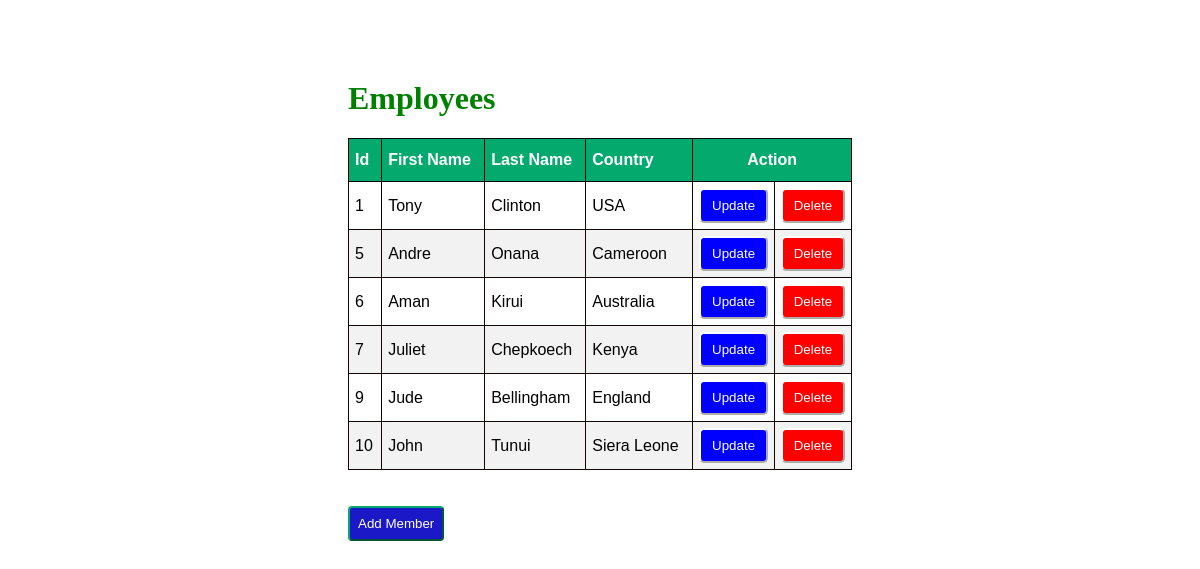
The page / on the database its author committed.
### FinalProject/models.py (models this page shows)
class Member(models.Model):
    first_name = models.CharField(max_length=50)
    last_name = models.CharField(max_length=50)
    country = models.CharField(max_length=50)

### FinalProject/views.py (the view)
# urls.py: path('', views.index, name='index'),
def index(request):
    mem=Member.objects.all()
    return render(request, 'index.html', {'mem':mem})

### templates/index.html (shortened to what this page needs)
<!DOCTYPE html>
<html lang="en">
<head>
</head>
{% load static %}
<link rel="stylesheet" href="{% static 'style.css' %}">
<body>
    <div class="container">
        <h1>Employees</h1>
        <table id="customers" border="1">
            <thead>
                <th>Id</th>
                <th>First Name</th>
                <th>Last Name</th>
                <th>Country</th>
                <th colspan="2" id="mid">Action</th>
            </thead>
            {% for x in mem %}
            <tr>
                <td>{{ x.id }}</td>
                <td>{{ x.first_name }}</td>
                <td>{{ x.last_name }}</td>
                <td>{{ x.country }}</td>
                <td>
                    <a href="update/{{ x.id }}"><button id="up">Update</button></a>
                </td>
                <td>
                    <a href="delete/{{ x.id }}"><button id="del">Delete</button></a>
                </td>
            </tr>
            {% endfor %}
        </table>
        <br><br>
        <a href="{% url 'add' %}"><button id="new3">Add Member</button></a>
    </div>
</body>
</html>

### static/style.css (style rules this page uses)
.container { margin: 80px 240px 60px 240px; padding: 0px 100px 100px 100px; }
#customers { font-family: Arial, Helvetica, sans-serif; border-collapse: collapse; width: 100%; }
#customers td, #customers th { border: 1px solid rgb(17, 4, 4); padding: 6px; }
#customers tr:nth-child(even) { background-color: #f2f2f2; }
#customers th { padding-top: 12px; padding-bottom: 12px; text-align: left; background-color: #04AA6D; color: white; }
#customers #mid { text-align: center; }
#customers #up { background-color: blue; border-color: white; border-radius: 5px; padding: 8px; color: white; }
#customers #del { background-color: red; border-color: white; border-radius: 5px; padding: 8px; color: white; }
#customers button { width: 100%; }
h1 { color: green; }
.container #new3 { padding: 8px; background-color: rgb(27, 24, 199); color: white; border-radius: 4px; border-color: #04AA6D; }

### rows shown on the page
Member: id "1", first_name "Tony", last_name "Clinton", country "USA"
Member: id "5", first_name "Andre", last_name "Onana", country "Cameroon"
Member: id "6", first_name "Aman", last_name "Kirui", country "Australia"
Member: id "7", first_name "Juliet", last_name "Chepkoech", country "Kenya"
Member: id "9", first_name "Jude", last_name "Bellingham", country "England"
Member: id "10", first_name "John", last_name "Tunui", country "Siera Leone"
